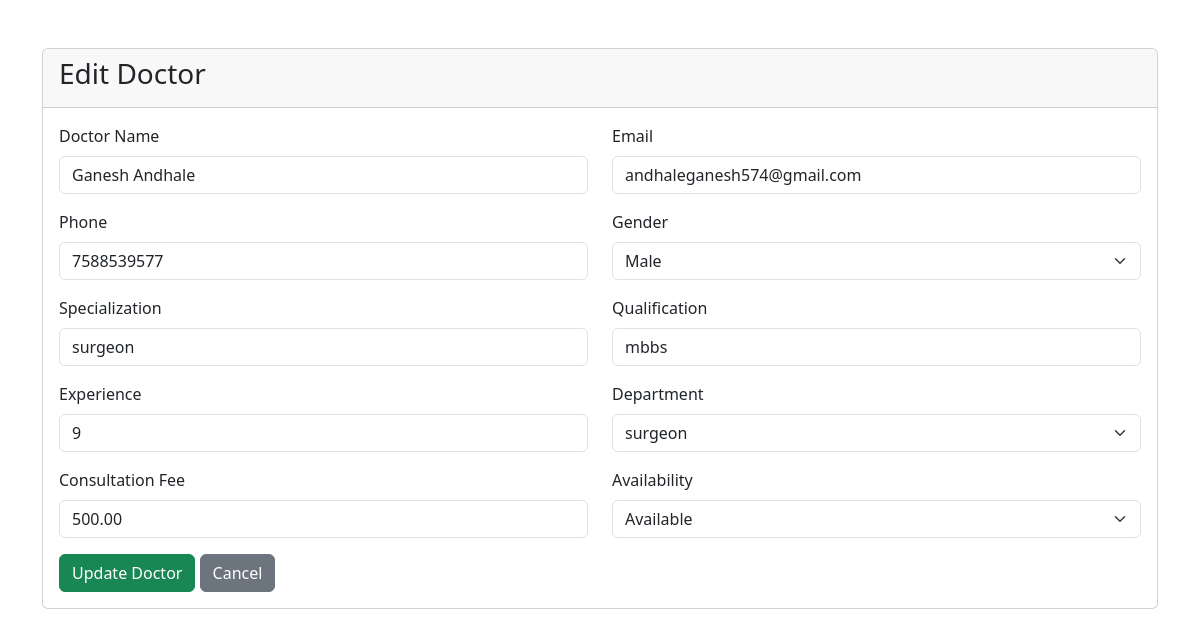
Screenshot of /doctors/doctor-edit/2/ with the database file from the repository.
### doctors/models.py (models this page shows, shortened)
class Doctor(models.Model):
    GENDER_CHOICES = [
        ('Male', 'Male'),
        ('Female', 'Female'),
        ('Other', 'Other'),
    ]
    name = models.CharField(max_length=100)
    email = models.EmailField(unique=True)
    phone = models.CharField(max_length=15)
    gender = models.CharField(max_length=10, choices=GENDER_CHOICES)
    specialization = models.CharField(max_length=100)
    qualification = models.CharField(max_length=150)
    experience = models.PositiveIntegerField(default=0)
    department = models.ForeignKey(
        Department,
        on_delete=models.CASCADE,
        related_name='doctors'
    )
    consultation_fee = models.DecimalField(
        max_digits=10,
        decimal_places=2,
        default=0
    )
    available = models.BooleanField(default=True)
    profile_image = models.ImageField(
        upload_to='doctors/',
        blank=True,
        null=True
    )

### admin_panel/models.py (models this page shows, shortened)
class Department(models.Model):
    name = models.CharField(max_length=100)
    description = models.TextField(blank=True)

### doctors/views.py (the view)
def doctor_edit(request, id):
    doctor = get_object_or_404(
        Doctor,
        id=id
    )
    departments = Department.objects.all().order_by('name')
    return render(
        request,
        'doctors/doctor_edit.html',
        {
            'doctor': doctor,
            'departments': departments
        }
    )

### templates/doctors/doctor_edit.html (shortened to what this page needs)
<!DOCTYPE html>
<html lang="en">
<head>
    <link
        href="https://cdn.jsdelivr.net/npm/bootstrap@5.3.3/dist/css/bootstrap.min.css"
        rel="stylesheet"
    >
</head>
<body>
<div class="container mt-5">
    <div class="card">
        <div class="card-header">
            <h3>Edit Doctor</h3>
        </div>
        <div class="card-body">
            <form
                method="POST"
                action="{% url 'doctor_update' doctor.id %}">
                <div class="row">
                    <div class="col-md-6 mb-3">
                        <label class="form-label">
                            Doctor Name
                        </label>
                        <input
                            type="text"
                            name="name"
                            class="form-control"
                            value="{{ doctor.name }}"
                            required
                        >
                    </div>
                    <div class="col-md-6 mb-3">
                        <label class="form-label">
                            Email
                        </label>
                        <input
                            type="email"
                            name="email"
                            class="form-control"
                            value="{{ doctor.email }}"
                            required
                        >
                    </div>
                    <div class="col-md-6 mb-3">
                        <label class="form-label">
                            Phone
                        </label>
                        <input
                            type="text"
                            name="phone"
                            class="form-control"
                            value="{{ doctor.phone }}"
                            required
                        >
                    </div>
                    <div class="col-md-6 mb-3">
                        <label class="form-label">
                            Gender
                        </label>
                        <select
                            name="gender"
                            class="form-select"
                            required>
                            <option
                                value="Male"
                                {% if doctor.gender == 'Male' %}
                                selected
                                {% endif %}>
                                Male
                            </option>
                        </select>
                    </div>
                    <div class="col-md-6 mb-3">
                        <label class="form-label">
                            Specialization
                        </label>
                        <input
                            type="text"
                            name="specialization"
                            class="form-control"
                            value="{{ doctor.specialization }}"
                            required
                        >
                    </div>
                    <div class="col-md-6 mb-3">
                        <label class="form-label">
                            Qualification
                        </label>
                        <input
                            type="text"
                            name="qualification"
                            class="form-control"
                            value="{{ doctor.qualification }}"
                            required
                        >
                    </div>
                    <div class="col-md-6 mb-3">
                        <label class="form-label">
                            Experience
                        </label>
                        <input
                            type="number"
                            name="experience"
                            class="form-control"
                            value="{{ doctor.experience }}"
                            min="0"
                            required
                        >
                    </div>
                    <div class="col-md-6 mb-3">
                        <label class="form-label">
                            Department
                        </label>
                        <select
                            name="department"
                            class="form-select"
                            required>
                            {% for department in departments %}
                            <option
                                value="{{ department.id }}"
                                {% if doctor.department.id == department.id %}
                                selected
                                {% endif %}>
                                {{ department.name }}
                            </option>
                            {% endfor %}
                        </select>
                    </div>
                    <div class="col-md-6 mb-3">
                        <label class="form-label">
                            Consultation Fee
                        </label>
                        <input
                            type="number"
                            name="consultation_fee"
                            class="form-control"
                            value="{{ doctor.consultation_fee }}"
                            min="0"
                            step="0.01"
                            required
                        >
                    </div>
                    <div class="col-md-6 mb-3">
                        <label class="form-label">
                            Availability
                        </label>
                        <select
                            name="available"
                            class="form-select">
                            <option
                                value="1"
                                {% if doctor.available %}
                                selected
                                {% endif %}>
                                Available
                            </option>
                        </select>
                    </div>
                </div>
                <button
                    type="submit"
                    class="btn btn-success">
                    Update Doctor
                </button>
                <a
                    href="{% url 'doctors' %}"
                    class="btn btn-secondary">
                    Cancel
                </a>
            </form>
        </div>
    </div>
</div>
</body>
</html>

### rows the page displays
Doctor: name "Ganesh Andhale", email "andhaleganesh574@gmail.com", phone "7588539577", gender "Male", specialization "surgeon", qualification "mbbs", experience "9", department "surgeon", consultation_fee "500.00", available "Available"
